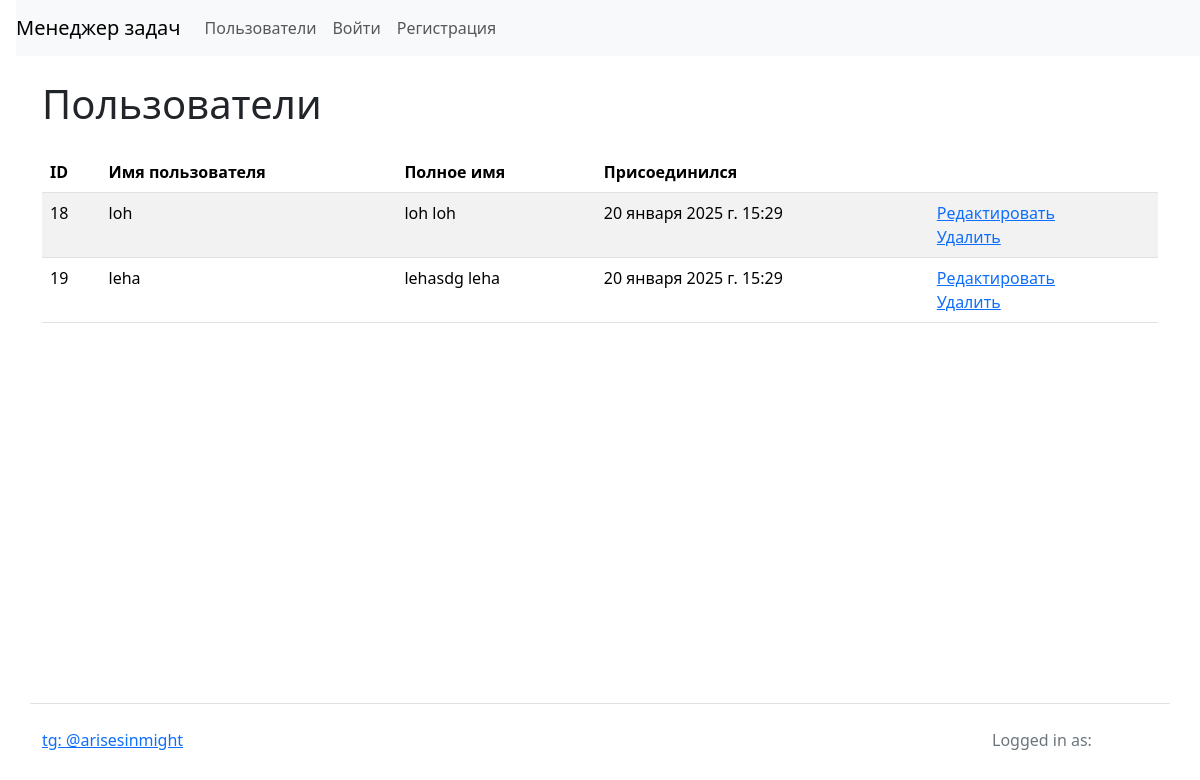
/users/, run on the app's committed database.
### task_manager/users/models.py (models this page shows)
class User(AbstractUser):
    def get_absolute_url(self):
        return reverse('users_index')
    def __str__(self):
        return self.get_full_name()

### task_manager/users/views.py (the view)
# urls.py: path('',  views.IndexView.as_view(), name='users_index'),
class IndexView(View):
    def get(self, request, *args, **kwargs):
        users = User.objects.filter(is_superuser=False)
        return render(request, 'users/users_index.html', context={'users': users})

### task_manager/templates/users/users_index.html (shortened to what this page needs)
{% extends "base.html" %}
{% block content %}
{% load i18n %}
<h1 class="my-4">
{% trans 'Folks' %}
</h1>
<table class="table table-striped">
  <thead>
    <tr>
      <th>ID</th>
      <th>{% trans 'Username' %}</th>
      <th>{% trans 'Full name' %}</th>
      <th>{% trans 'Joined at' %}</th>
      <th></th>
    </tr>
  </thead>
  <tbody>
    {% for user in users %}
      <tr>
        <td>{{ user.id }}</td>
        <td>{{ user.username }}</td>
        <td>{{ user.first_name }} {{ user.last_name }}</td>
        <td>{{ user.date_joined }}</td>
        <td>
          <a href="{% url 'user_update' pk=user.id %}">{% trans 'Update' %}</a>
          <br>
          <a href="{% url 'user_delete' pk=user.id %}">{% trans 'Delete' %}</a>
        </td>
      </tr>
    {% endfor %}
  </tbody>
</table>
{% endblock %}

### data on the page
User: id "18", username "loh", first_name "loh", last_name "loh", date_joined "20 января 2025 г. 15:29"
User: id "19", username "leha", first_name "lehasdg", last_name "leha", date_joined "20 января 2025 г. 15:29"
